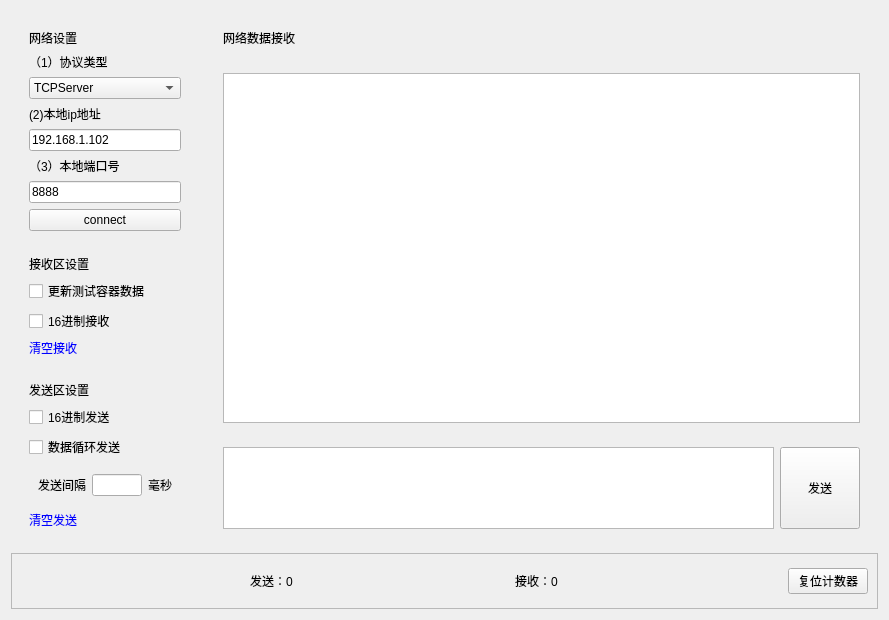
<?xml version="1.0" encoding="UTF-8"?>
<ui version="4.0">
 <class>NetWidget</class>
 <widget class="QWidget" name="NetWidget">
  <property name="geometry">
   <rect>
    <x>0</x>
    <y>0</y>
    <width>889</width>
    <height>620</height>
   </rect>
  </property>
  <property name="windowTitle">
   <string>Form</string>
  </property>
  <layout class="QFormLayout" name="formLayout">
   <item row="0" column="0">
    <widget class="QWidget" name="widget_10" native="true">
     <property name="maximumSize">
      <size>
       <width>500</width>
       <height>16777215</height>
      </size>
     </property>
     <layout class="QVBoxLayout" name="verticalLayout">
      <item>
       <widget class="QWidget" name="widgetNetSet" native="true">
        <property name="maximumSize">
         <size>
          <width>200</width>
          <height>300</height>
         </size>
        </property>
        <layout class="QVBoxLayout" name="verticalLayout_4">
         <item>
          <widget class="QLabel" name="label_13">
           <property name="text">
            <string>网络设置</string>
           </property>
          </widget>
         </item>
         <item>
          <widget class="QLabel" name="label_14">
           <property name="text">
            <string>（1）协议类型</string>
           </property>
          </widget>
         </item>
         <item>
          <widget class="QComboBox" name="comboBoxNet">
           <item>
            <property name="text">
             <string>TCPServer</string>
            </property>
           </item>
           <item>
            <property name="text">
             <string>TCPClinet</string>
            </property>
           </item>
           <item>
            <property name="text">
             <string>UDP</string>
            </property>
           </item>
          </widget>
         </item>
         <item>
          <widget class="QLabel" name="label_addr">
           <property name="text">
            <string>(2)本地ip地址</string>
           </property>
          </widget>
         </item>
         <item>
          <widget class="QLineEdit" name="lineEditIp">
           <property name="text">
            <string>192.168.1.102</string>
           </property>
          </widget>
         </item>
         <item>
          <widget class="QLabel" name="label_port">
           <property name="text">
            <string>（3）本地端口号</string>
           </property>
          </widget>
         </item>
         <item>
          <widget class="QLineEdit" name="lineEditPort">
           <property name="text">
            <string>8888</string>
           </property>
          </widget>
         </item>
         <item>
          <widget class="QPushButton" name="Buttonconcect">
           <property name="text">
            <string>connect</string>
           </property>
          </widget>
         </item>
        </layout>
       </widget>
      </item>
      <item>
       <widget class="QWidget" name="widget_9" native="true">
        <property name="maximumSize">
         <size>
          <width>16777215</width>
          <height>400</height>
         </size>
        </property>
        <layout class="QVBoxLayout" name="verticalLayout_6">
         <item>
          <widget class="QLabel" name="label_17">
           <property name="text">
            <string>接收区设置</string>
           </property>
          </widget>
         </item>
         <item>
          <widget class="QCheckBox" name="checkBox_datavector">
           <property name="text">
            <string>更新测试容器数据</string>
           </property>
          </widget>
         </item>
         <item>
          <widget class="QCheckBox" name="checkBox_netShowHex">
           <property name="text">
            <string>16进制接收</string>
           </property>
          </widget>
         </item>
         <item>
          <widget class="QMyLabel" name="label_netrec">
           <property name="styleSheet">
            <string notr="true">color: rgb(0, 0, 255);</string>
           </property>
           <property name="text">
            <string>清空接收</string>
           </property>
          </widget>
         </item>
        </layout>
       </widget>
      </item>
      <item>
       <widget class="QWidget" name="widget_8" native="true">
        <property name="maximumSize">
         <size>
          <width>16777215</width>
          <height>300</height>
         </size>
        </property>
        <layout class="QVBoxLayout" name="verticalLayout_2">
         <item>
          <widget class="QLabel" name="label_15">
           <property name="maximumSize">
            <size>
             <width>16777215</width>
             <height>100</height>
            </size>
           </property>
           <property name="text">
            <string>发送区设置</string>
           </property>
          </widget>
         </item>
         <item>
          <widget class="QCheckBox" name="checkBox_netSendHex">
           <property name="text">
            <string>16进制发送</string>
           </property>
          </widget>
         </item>
         <item>
          <widget class="QCheckBox" name="checkBox_NetSendCycle">
           <property name="text">
            <string>数据循环发送</string>
           </property>
          </widget>
         </item>
         <item>
          <widget class="QWidget" name="widget_16" native="true">
           <property name="maximumSize">
            <size>
             <width>500</width>
             <height>16777215</height>
            </size>
           </property>
           <layout class="QHBoxLayout" name="horizontalLayout_5">
            <item>
             <widget class="QLabel" name="label_16">
              <property name="maximumSize">
               <size>
                <width>80</width>
                <height>16777215</height>
               </size>
              </property>
              <property name="text">
               <string>发送间隔</string>
              </property>
             </widget>
            </item>
            <item>
             <widget class="QLineEdit" name="lineEdit_interalNet">
              <property name="maximumSize">
               <size>
                <width>50</width>
                <height>16777215</height>
               </size>
              </property>
             </widget>
            </item>
            <item>
             <widget class="QLabel" name="label_18">
              <property name="text">
               <string>毫秒</string>
              </property>
             </widget>
            </item>
           </layout>
          </widget>
         </item>
         <item>
          <widget class="QMyLabel" name="label_netsend">
           <property name="styleSheet">
            <string notr="true">color: rgb(0, 0, 255);</string>
           </property>
           <property name="text">
            <string>清空发送</string>
           </property>
          </widget>
         </item>
        </layout>
       </widget>
      </item>
     </layout>
    </widget>
   </item>
   <item row="0" column="1">
    <widget class="QWidget" name="widget_12" native="true">
     <layout class="QVBoxLayout" name="verticalLayout_13">
      <item>
       <widget class="QWidget" name="widget_6" native="true">
        <layout class="QVBoxLayout" name="verticalLayout_7">
         <item>
          <widget class="QLabel" name="label_12">
           <property name="text">
            <string>网络数据接收</string>
           </property>
          </widget>
         </item>
         <item>
          <spacer name="horizontalSpacer_2">
           <property name="orientation">
            <enum>Qt::Horizontal</enum>
           </property>
           <property name="sizeType">
            <enum>QSizePolicy::Fixed</enum>
           </property>
           <property name="sizeHint" stdset="0">
            <size>
             <width>600</width>
             <height>20</height>
            </size>
           </property>
          </spacer>
         </item>
         <item>
          <widget class="QTextEdit" name="textEdit_Netrec"/>
         </item>
        </layout>
       </widget>
      </item>
      <item>
       <widget class="QWidget" name="widget_7" native="true">
        <property name="maximumSize">
         <size>
          <width>16777215</width>
          <height>100</height>
         </size>
        </property>
        <layout class="QHBoxLayout" name="horizontalLayout_2">
         <item>
          <widget class="QTextEdit" name="textEdit_Netsend"/>
         </item>
         <item>
          <widget class="QPushButton" name="pushButton_Netsend">
           <property name="maximumSize">
            <size>
             <width>200</width>
             <height>200</height>
            </size>
           </property>
           <property name="text">
            <string>发送</string>
           </property>
          </widget>
         </item>
        </layout>
       </widget>
      </item>
     </layout>
    </widget>
   </item>
   <item row="1" column="0" colspan="2">
    <widget class="QFrame" name="frame">
     <property name="sizePolicy">
      <sizepolicy hsizetype="Preferred" vsizetype="Fixed">
       <horstretch>0</horstretch>
       <verstretch>25</verstretch>
      </sizepolicy>
     </property>
     <property name="frameShape">
      <enum>QFrame::StyledPanel</enum>
     </property>
     <property name="frameShadow">
      <enum>QFrame::Raised</enum>
     </property>
     <layout class="QHBoxLayout" name="horizontalLayout">
      <item>
       <spacer name="horizontalSpacer">
        <property name="orientation">
         <enum>Qt::Horizontal</enum>
        </property>
        <property name="sizeType">
         <enum>QSizePolicy::Fixed</enum>
        </property>
        <property name="sizeHint" stdset="0">
         <size>
          <width>220</width>
          <height>20</height>
         </size>
        </property>
       </spacer>
      </item>
      <item>
       <widget class="QWidget" name="widget_15" native="true">
        <layout class="QHBoxLayout" name="horizontalLayout_3">
         <item>
          <widget class="QLabel" name="label_netSendCount">
           <property name="text">
            <string>发送：0</string>
           </property>
          </widget>
         </item>
         <item>
          <widget class="QLabel" name="label_netRecvCount">
           <property name="text">
            <string>接收：0</string>
           </property>
          </widget>
         </item>
        </layout>
       </widget>
      </item>
      <item>
       <widget class="QPushButton" name="pushButton">
        <property name="sizePolicy">
         <sizepolicy hsizetype="Fixed" vsizetype="Fixed">
          <horstretch>0</horstretch>
          <verstretch>0</verstretch>
         </sizepolicy>
        </property>
        <property name="text">
         <string>复位计数器</string>
        </property>
       </widget>
      </item>
     </layout>
    </widget>
   </item>
  </layout>
 </widget>
 <customwidgets>
  <customwidget>
   <class>QMyLabel</class>
   <extends>QLabel</extends>
   <header>qmylabel.h</header>
  </customwidget>
 </customwidgets>
 <resources/>
 <connections/>
</ui>
